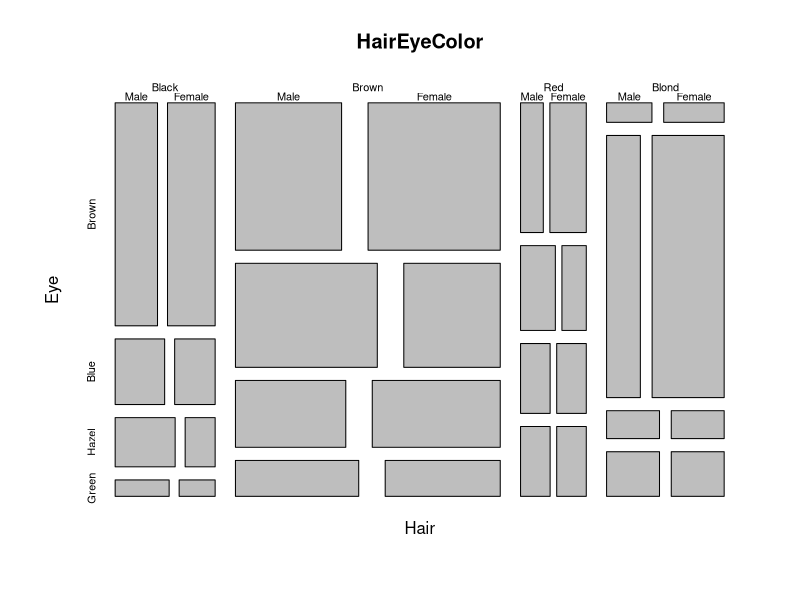
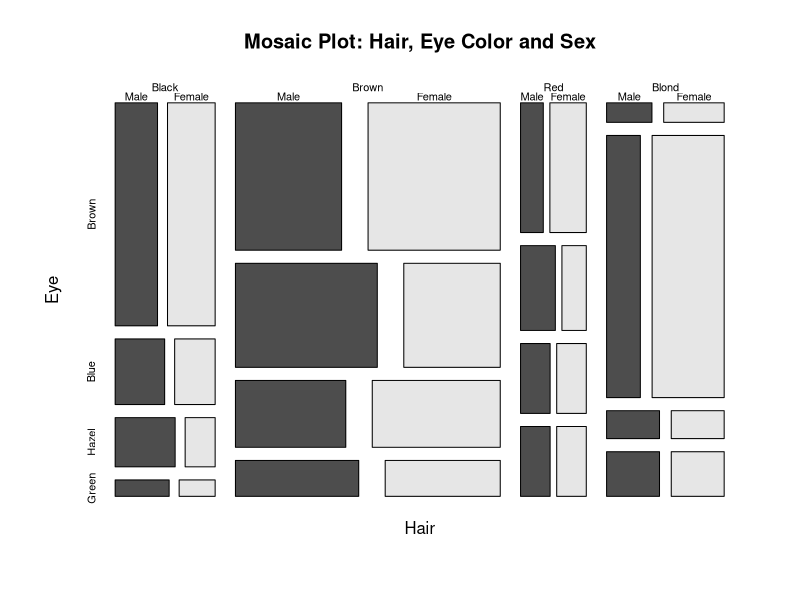
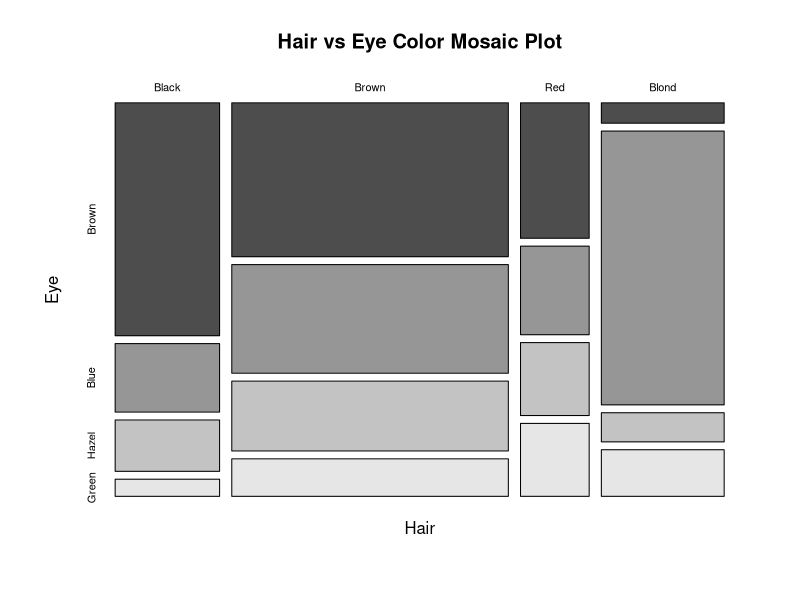
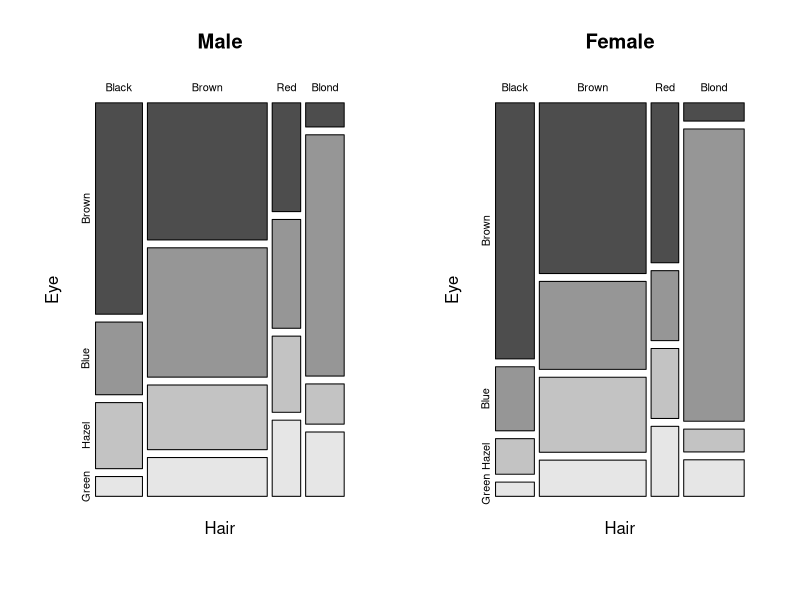
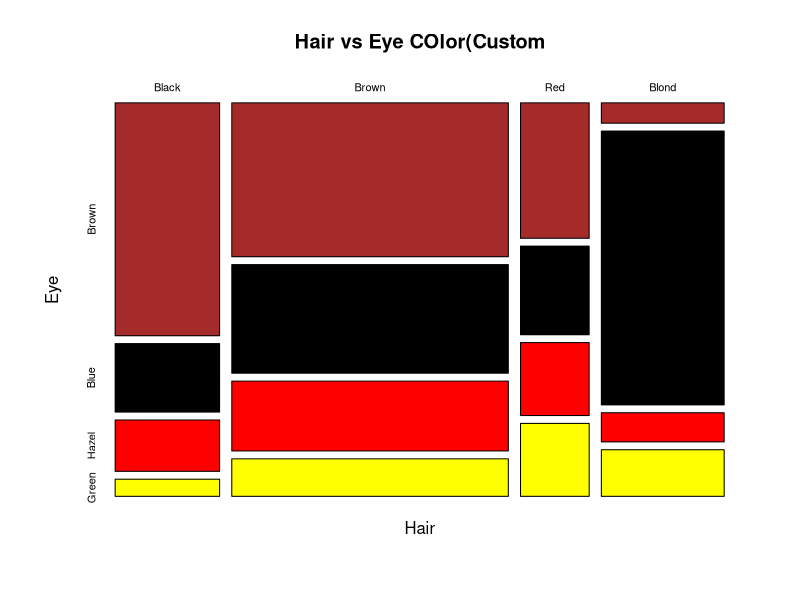
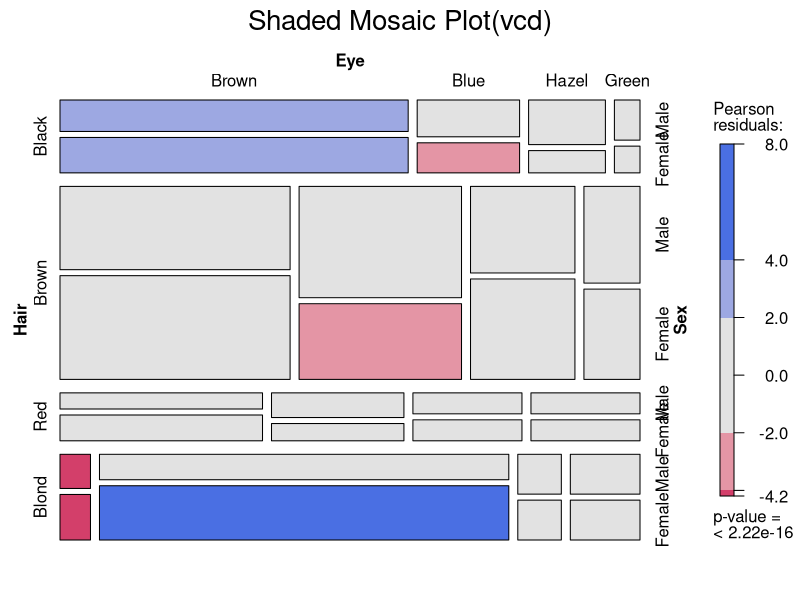
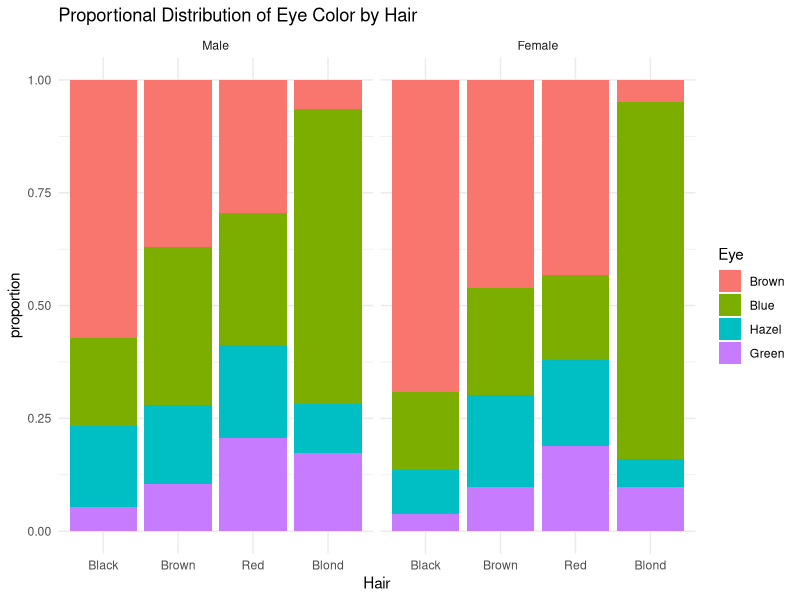
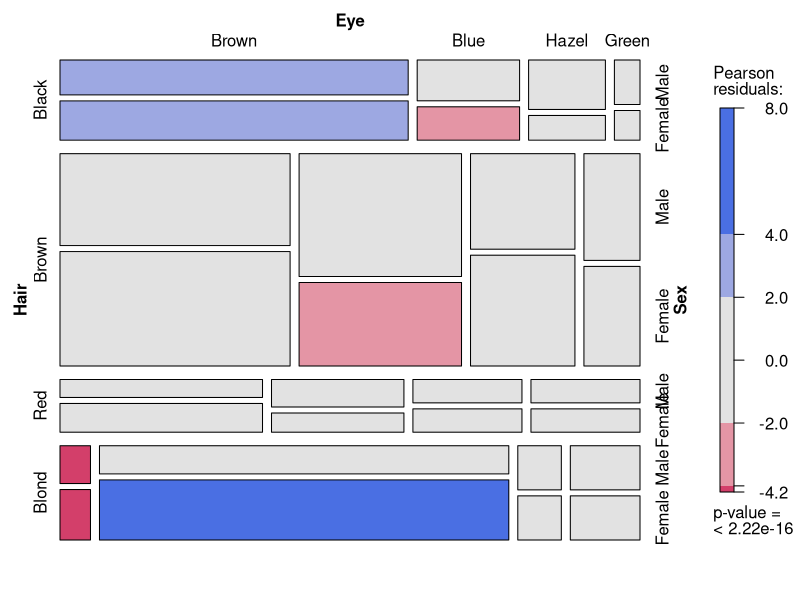

Here is the R script that generated these plots, in order:
# Load and Understand the HairEyeColor Dataset
# Load Dataset
data(HairEyeColor)
#Check Structure
str(HairEyeColor)
View(HairEyeColor)
?HairEyeColor

#Very Basic Mosaic Plot(Base R)
mosaicplot(HairEyeColor)

#Add Titles and colors
mosaicplot(HairEyeColor,main="Mosaic Plot: Hair, Eye Color and Sex",color=TRUE)

#Two-Variable Mosaic Plot
HairEye2D<-margin.table(HairEyeColor,c(1,2))
mosaicplot(HairEye2D,main="Hair vs Eye Color Mosaic Plot",color=TRUE)

#Mosaic Plots by Sex
par(mfrow=c(1,2))
mosaicplot(HairEyeColor[,,"Male"],main="Male",color=TRUE)
mosaicplot(HairEyeColor[,,"Female"],main="Female",color=TRUE)
par(mfrow=c(1,1))

#Custom colors
mosaicplot(HairEye2D,col=c("brown","black","red","yellow"),
           main="Hair vs Eye COlor(Custom")

#Advanced Mosaic Plot using 'vcd'
install.packages("vcd")
library(vcd)
mosaic(HairEyeColor,shade=TRUE,legend=TRUE,
       main="Shaded Mosaic Plot(vcd)")

#Convert dataset to data frame(for ggplot)
hair_eye_df<-as.data.frame(HairEyeColor)
head(hair_eye_df)

#ggplot Alternative(Proportional Mosaic-Style Plot)
library(ggplot2)
ggplot(hair_eye_df,aes(x=Hair,y=Freq,fill=Eye))+
  geom_bar(stat="identity",position="fill")+
  facet_wrap(~Sex)+
  labs(
    title="Proportional Distribution of Eye Color by Hair",
    y="proportion"
  )+
  theme_minimal()

#Advanced Mosaic with Residual Shading
mosaic(~Hair + Eye+ Sex,data=hair_eye_df,shade=TRUE,legend=TRUE)
